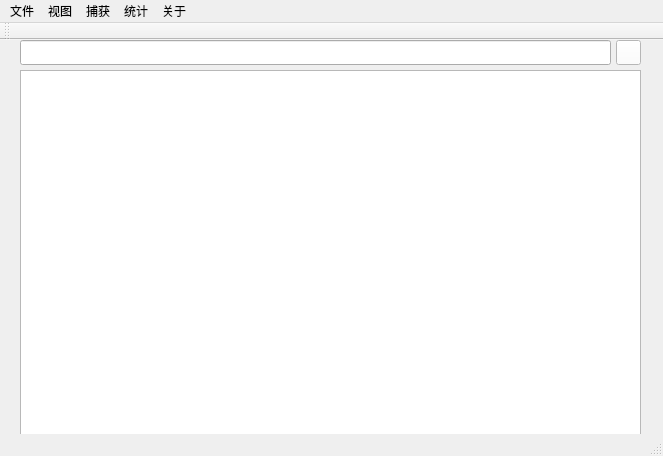
<?xml version="1.0" encoding="UTF-8"?>
<ui version="4.0">
 <class>HomeClass</class>
 <widget class="QMainWindow" name="HomeClass">
  <property name="geometry">
   <rect>
    <x>0</x>
    <y>0</y>
    <width>663</width>
    <height>456</height>
   </rect>
  </property>
  <property name="sizePolicy">
   <sizepolicy hsizetype="Fixed" vsizetype="Fixed">
    <horstretch>0</horstretch>
    <verstretch>0</verstretch>
   </sizepolicy>
  </property>
  <property name="minimumSize">
   <size>
    <width>663</width>
    <height>456</height>
   </size>
  </property>
  <property name="maximumSize">
   <size>
    <width>663</width>
    <height>456</height>
   </size>
  </property>
  <property name="windowTitle">
   <string>网络流量分析软件</string>
  </property>
  <property name="styleSheet">
   <string notr="true"/>
  </property>
  <widget class="QWidget" name="centralWidget">
   <widget class="QListView" name="listView_search">
    <property name="geometry">
     <rect>
      <x>20</x>
      <y>30</y>
      <width>621</width>
      <height>381</height>
     </rect>
    </property>
   </widget>
   <widget class="QLineEdit" name="lineEdit_search">
    <property name="geometry">
     <rect>
      <x>20</x>
      <y>0</y>
      <width>591</width>
      <height>25</height>
     </rect>
    </property>
    <property name="font">
     <font>
      <family>Arial</family>
      <pointsize>13</pointsize>
     </font>
    </property>
    <property name="text">
     <string/>
    </property>
   </widget>
   <widget class="QPushButton" name="btn_search">
    <property name="geometry">
     <rect>
      <x>616</x>
      <y>0</y>
      <width>25</width>
      <height>25</height>
     </rect>
    </property>
    <property name="styleSheet">
     <string notr="true">background-image: url(:/Home/icon/进入.png);
background-color: rgb(255, 255, 255);</string>
    </property>
    <property name="text">
     <string/>
    </property>
   </widget>
  </widget>
  <widget class="QToolBar" name="mainToolBar">
   <attribute name="toolBarArea">
    <enum>TopToolBarArea</enum>
   </attribute>
   <attribute name="toolBarBreak">
    <bool>false</bool>
   </attribute>
  </widget>
  <widget class="QStatusBar" name="statusBar"/>
  <widget class="QMenuBar" name="menuBar">
   <property name="geometry">
    <rect>
     <x>0</x>
     <y>0</y>
     <width>663</width>
     <height>18</height>
    </rect>
   </property>
   <widget class="QMenu" name="menu_file">
    <property name="title">
     <string>文件</string>
    </property>
    <addaction name="action_import"/>
    <addaction name="separator"/>
    <addaction name="action_export"/>
    <addaction name="separator"/>
    <addaction name="action_exit"/>
   </widget>
   <widget class="QMenu" name="menu_statistics">
    <property name="title">
     <string>统计</string>
    </property>
    <addaction name="action_chart"/>
    <addaction name="action_IPv4_statistics"/>
    <addaction name="action_IPv6_statistics"/>
   </widget>
   <widget class="QMenu" name="menu_capture">
    <property name="title">
     <string>捕获</string>
    </property>
    <addaction name="action_start"/>
    <addaction name="action_stop"/>
    <addaction name="action_restart"/>
   </widget>
   <widget class="QMenu" name="menu_view">
    <property name="title">
     <string>视图</string>
    </property>
    <addaction name="action_filter"/>
   </widget>
   <widget class="QMenu" name="menu_about">
    <property name="title">
     <string>关于</string>
    </property>
    <addaction name="action_developer"/>
   </widget>
   <addaction name="menu_file"/>
   <addaction name="menu_view"/>
   <addaction name="menu_capture"/>
   <addaction name="menu_statistics"/>
   <addaction name="menu_about"/>
  </widget>
  <action name="action_import">
   <property name="checkable">
    <bool>false</bool>
   </property>
   <property name="text">
    <string>导入数据</string>
   </property>
  </action>
  <action name="action_export">
   <property name="text">
    <string>导出数据</string>
   </property>
  </action>
  <action name="action_start">
   <property name="text">
    <string>开始</string>
   </property>
  </action>
  <action name="action_stop">
   <property name="text">
    <string>停止</string>
   </property>
  </action>
  <action name="action_filter">
   <property name="checkable">
    <bool>true</bool>
   </property>
   <property name="checked">
    <bool>true</bool>
   </property>
   <property name="text">
    <string>过滤器</string>
   </property>
  </action>
  <action name="action_restart">
   <property name="text">
    <string>重新开始</string>
   </property>
  </action>
  <action name="action_exit">
   <property name="text">
    <string>退出</string>
   </property>
  </action>
  <action name="action_UDP">
   <property name="text">
    <string>UDP</string>
   </property>
  </action>
  <action name="action_TCP">
   <property name="text">
    <string>TCP</string>
   </property>
  </action>
  <action name="action_ARP">
   <property name="text">
    <string>ARP</string>
   </property>
  </action>
  <action name="action_IPv4">
   <property name="text">
    <string>IPv4</string>
   </property>
  </action>
  <action name="action_IPv6">
   <property name="text">
    <string>IPv6</string>
   </property>
  </action>
  <action name="action_HTTP">
   <property name="text">
    <string>HTTP</string>
   </property>
  </action>
  <action name="action_DHCP">
   <property name="text">
    <string>DHCP</string>
   </property>
  </action>
  <action name="action_DNS">
   <property name="text">
    <string>DNS</string>
   </property>
  </action>
  <action name="action_developer">
   <property name="text">
    <string>开发者</string>
   </property>
  </action>
  <action name="action_chart">
   <property name="text">
    <string>图表</string>
   </property>
  </action>
  <action name="action_IPv4_statistics">
   <property name="text">
    <string>IPv4 statistics</string>
   </property>
  </action>
  <action name="action_3">
   <property name="text">
    <string>表格</string>
   </property>
  </action>
  <action name="action_IPv6_statistics">
   <property name="text">
    <string>IPv6 statistics</string>
   </property>
  </action>
 </widget>
 <layoutdefault spacing="6" margin="11"/>
 <resources>
  <include location="Home.qrc"/>
 </resources>
 <connections>
  <connection>
   <sender>action_import</sender>
   <signal>triggered()</signal>
   <receiver>HomeClass</receiver>
   <slot>file_import()</slot>
   <hints>
    <hint type="sourcelabel">
     <x>-1</x>
     <y>-1</y>
    </hint>
    <hint type="destinationlabel">
     <x>331</x>
     <y>227</y>
    </hint>
   </hints>
  </connection>
  <connection>
   <sender>action_export</sender>
   <signal>triggered()</signal>
   <receiver>HomeClass</receiver>
   <slot>file_export()</slot>
   <hints>
    <hint type="sourcelabel">
     <x>-1</x>
     <y>-1</y>
    </hint>
    <hint type="destinationlabel">
     <x>331</x>
     <y>227</y>
    </hint>
   </hints>
  </connection>
  <connection>
   <sender>action_exit</sender>
   <signal>triggered()</signal>
   <receiver>HomeClass</receiver>
   <slot>close()</slot>
   <hints>
    <hint type="sourcelabel">
     <x>-1</x>
     <y>-1</y>
    </hint>
    <hint type="destinationlabel">
     <x>331</x>
     <y>227</y>
    </hint>
   </hints>
  </connection>
  <connection>
   <sender>action_filter</sender>
   <signal>triggered()</signal>
   <receiver>HomeClass</receiver>
   <slot>view_filter()</slot>
   <hints>
    <hint type="sourcelabel">
     <x>-1</x>
     <y>-1</y>
    </hint>
    <hint type="destinationlabel">
     <x>331</x>
     <y>227</y>
    </hint>
   </hints>
  </connection>
  <connection>
   <sender>action_start</sender>
   <signal>triggered()</signal>
   <receiver>HomeClass</receiver>
   <slot>capture_start()</slot>
   <hints>
    <hint type="sourcelabel">
     <x>-1</x>
     <y>-1</y>
    </hint>
    <hint type="destinationlabel">
     <x>331</x>
     <y>227</y>
    </hint>
   </hints>
  </connection>
  <connection>
   <sender>action_stop</sender>
   <signal>triggered()</signal>
   <receiver>HomeClass</receiver>
   <slot>capture_end()</slot>
   <hints>
    <hint type="sourcelabel">
     <x>-1</x>
     <y>-1</y>
    </hint>
    <hint type="destinationlabel">
     <x>331</x>
     <y>227</y>
    </hint>
   </hints>
  </connection>
  <connection>
   <sender>action_restart</sender>
   <signal>triggered()</signal>
   <receiver>HomeClass</receiver>
   <slot>capture_restart()</slot>
   <hints>
    <hint type="sourcelabel">
     <x>-1</x>
     <y>-1</y>
    </hint>
    <hint type="destinationlabel">
     <x>331</x>
     <y>227</y>
    </hint>
   </hints>
  </connection>
  <connection>
   <sender>action_developer</sender>
   <signal>triggered()</signal>
   <receiver>HomeClass</receiver>
   <slot>about()</slot>
   <hints>
    <hint type="sourcelabel">
     <x>-1</x>
     <y>-1</y>
    </hint>
    <hint type="destinationlabel">
     <x>331</x>
     <y>227</y>
    </hint>
   </hints>
  </connection>
  <connection>
   <sender>action_chart</sender>
   <signal>triggered()</signal>
   <receiver>HomeClass</receiver>
   <slot>statistics_chart()</slot>
   <hints>
    <hint type="sourcelabel">
     <x>-1</x>
     <y>-1</y>
    </hint>
    <hint type="destinationlabel">
     <x>331</x>
     <y>227</y>
    </hint>
   </hints>
  </connection>
 </connections>
 <slots>
  <slot>file_import()</slot>
  <slot>file_export()</slot>
  <slot>file_exit()</slot>
  <slot>view_filter()</slot>
  <slot>capture_start()</slot>
  <slot>capture_end()</slot>
  <slot>capture_restart()</slot>
  <slot>statistics_IPv4()</slot>
  <slot>statistics_IPv6()</slot>
  <slot>statistics_UDP()</slot>
  <slot>statistics_TCP()</slot>
  <slot>statistics_ARP()</slot>
  <slot>statistics_HTTP()</slot>
  <slot>statistics_DHCP()</slot>
  <slot>statistics_DNS()</slot>
  <slot>about()</slot>
  <slot>statistics_chart()</slot>
 </slots>
</ui>
